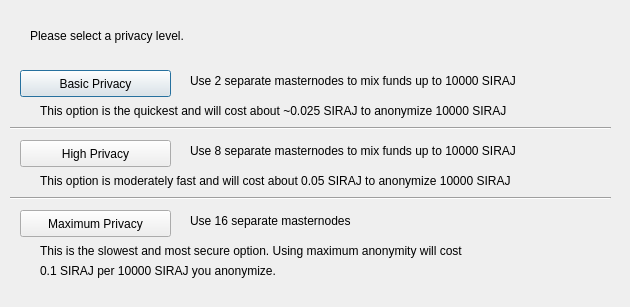
<?xml version="1.0" encoding="UTF-8"?>
<ui version="4.0">
 <class>ObfuscationConfig</class>
 <widget class="QDialog" name="ObfuscationConfig">
  <property name="geometry">
   <rect>
    <x>0</x>
    <y>0</y>
    <width>630</width>
    <height>307</height>
   </rect>
  </property>
  <property name="windowTitle">
   <string>Configure Obfuscation</string>
  </property>
  <widget class="QPushButton" name="buttonBasic">
   <property name="geometry">
    <rect>
     <x>20</x>
     <y>70</y>
     <width>151</width>
     <height>27</height>
    </rect>
   </property>
   <property name="text">
    <string>Basic Privacy</string>
   </property>
  </widget>
  <widget class="QPushButton" name="buttonHigh">
   <property name="geometry">
    <rect>
     <x>20</x>
     <y>140</y>
     <width>151</width>
     <height>27</height>
    </rect>
   </property>
   <property name="text">
    <string>High Privacy</string>
   </property>
  </widget>
  <widget class="QPushButton" name="buttonMax">
   <property name="geometry">
    <rect>
     <x>20</x>
     <y>210</y>
     <width>151</width>
     <height>27</height>
    </rect>
   </property>
   <property name="text">
    <string>Maximum Privacy</string>
   </property>
  </widget>
  <widget class="QLabel" name="label">
   <property name="geometry">
    <rect>
     <x>30</x>
     <y>20</y>
     <width>571</width>
     <height>31</height>
    </rect>
   </property>
   <property name="text">
    <string>Please select a privacy level.</string>
   </property>
  </widget>
  <widget class="QLabel" name="label_2">
   <property name="geometry">
    <rect>
     <x>190</x>
     <y>70</y>
     <width>421</width>
     <height>21</height>
    </rect>
   </property>
   <property name="text">
    <string>Use 2 separate masternodes to mix funds up to 10000 SIRAJ</string>
   </property>
  </widget>
  <widget class="QLabel" name="label_3">
   <property name="geometry">
    <rect>
     <x>190</x>
     <y>140</y>
     <width>411</width>
     <height>21</height>
    </rect>
   </property>
   <property name="text">
    <string>Use 8 separate masternodes to mix funds up to 10000 SIRAJ</string>
   </property>
  </widget>
  <widget class="QLabel" name="label_4">
   <property name="geometry">
    <rect>
     <x>190</x>
     <y>210</y>
     <width>421</width>
     <height>21</height>
    </rect>
   </property>
   <property name="text">
    <string>Use 16 separate masternodes</string>
   </property>
  </widget>
  <widget class="QLabel" name="label_6">
   <property name="geometry">
    <rect>
     <x>40</x>
     <y>100</y>
     <width>561</width>
     <height>21</height>
    </rect>
   </property>
   <property name="text">
    <string>This option is the quickest and will cost about ~0.025 SIRAJ to anonymize 10000 SIRAJ</string>
   </property>
  </widget>
  <widget class="QLabel" name="label_7">
   <property name="geometry">
    <rect>
     <x>40</x>
     <y>170</y>
     <width>561</width>
     <height>21</height>
    </rect>
   </property>
   <property name="text">
    <string>This option is moderately fast and will cost about 0.05 SIRAJ to anonymize 10000 SIRAJ</string>
   </property>
  </widget>
  <widget class="QLabel" name="label_8">
   <property name="geometry">
    <rect>
     <x>40</x>
     <y>240</y>
     <width>561</width>
     <height>21</height>
    </rect>
   </property>
   <property name="text">
    <string>This is the slowest and most secure option. Using maximum anonymity will cost</string>
   </property>
  </widget>
  <widget class="QLabel" name="label_9">
   <property name="geometry">
    <rect>
     <x>40</x>
     <y>260</y>
     <width>561</width>
     <height>21</height>
    </rect>
   </property>
   <property name="text">
    <string>0.1 SIRAJ per 10000 SIRAJ you anonymize.</string>
   </property>
  </widget>
  <widget class="Line" name="line">
   <property name="geometry">
    <rect>
     <x>10</x>
     <y>120</y>
     <width>601</width>
     <height>16</height>
    </rect>
   </property>
   <property name="orientation">
    <enum>Qt::Horizontal</enum>
   </property>
  </widget>
  <widget class="Line" name="line_2">
   <property name="geometry">
    <rect>
     <x>10</x>
     <y>190</y>
     <width>601</width>
     <height>16</height>
    </rect>
   </property>
   <property name="orientation">
    <enum>Qt::Horizontal</enum>
   </property>
  </widget>
 </widget>
 <resources/>
 <connections/>
</ui>
